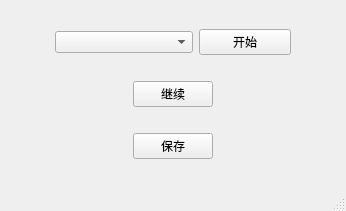
<?xml version="1.0" encoding="UTF-8"?>
<ui version="4.0">
 <class>MainWindow</class>
 <widget class="QMainWindow" name="MainWindow">
  <property name="geometry">
   <rect>
    <x>0</x>
    <y>0</y>
    <width>346</width>
    <height>211</height>
   </rect>
  </property>
  <property name="windowTitle">
   <string>MainWindow</string>
  </property>
  <widget class="QWidget" name="centralwidget">
   <layout class="QVBoxLayout" name="verticalLayout">
    <item>
     <layout class="QHBoxLayout" name="horizontalLayout" stretch="1,3,2,1">
      <item>
       <spacer name="horizontalSpacer_5">
        <property name="orientation">
         <enum>Qt::Horizontal</enum>
        </property>
        <property name="sizeHint" stdset="0">
         <size>
          <width>40</width>
          <height>20</height>
         </size>
        </property>
       </spacer>
      </item>
      <item>
       <widget class="QComboBox" name="comboBox"/>
      </item>
      <item>
       <widget class="QPushButton" name="pushButton">
        <property name="text">
         <string>开始</string>
        </property>
       </widget>
      </item>
      <item>
       <spacer name="horizontalSpacer_6">
        <property name="orientation">
         <enum>Qt::Horizontal</enum>
        </property>
        <property name="sizeHint" stdset="0">
         <size>
          <width>40</width>
          <height>20</height>
         </size>
        </property>
       </spacer>
      </item>
     </layout>
    </item>
    <item>
     <layout class="QHBoxLayout" name="horizontalLayout_2" stretch="1,0,1">
      <item>
       <spacer name="horizontalSpacer">
        <property name="orientation">
         <enum>Qt::Horizontal</enum>
        </property>
        <property name="sizeHint" stdset="0">
         <size>
          <width>40</width>
          <height>20</height>
         </size>
        </property>
       </spacer>
      </item>
      <item>
       <widget class="QPushButton" name="pushButton_next">
        <property name="text">
         <string>继续</string>
        </property>
       </widget>
      </item>
      <item>
       <spacer name="horizontalSpacer_2">
        <property name="orientation">
         <enum>Qt::Horizontal</enum>
        </property>
        <property name="sizeHint" stdset="0">
         <size>
          <width>40</width>
          <height>20</height>
         </size>
        </property>
       </spacer>
      </item>
     </layout>
    </item>
    <item>
     <layout class="QHBoxLayout" name="horizontalLayout_3" stretch="1,0,1">
      <item>
       <spacer name="horizontalSpacer_3">
        <property name="orientation">
         <enum>Qt::Horizontal</enum>
        </property>
        <property name="sizeHint" stdset="0">
         <size>
          <width>40</width>
          <height>20</height>
         </size>
        </property>
       </spacer>
      </item>
      <item>
       <widget class="QPushButton" name="pushButton_save">
        <property name="text">
         <string>保存</string>
        </property>
       </widget>
      </item>
      <item>
       <spacer name="horizontalSpacer_4">
        <property name="orientation">
         <enum>Qt::Horizontal</enum>
        </property>
        <property name="sizeHint" stdset="0">
         <size>
          <width>40</width>
          <height>20</height>
         </size>
        </property>
       </spacer>
      </item>
     </layout>
    </item>
   </layout>
  </widget>
  <widget class="QMenuBar" name="menubar">
   <property name="geometry">
    <rect>
     <x>0</x>
     <y>0</y>
     <width>346</width>
     <height>23</height>
    </rect>
   </property>
  </widget>
  <widget class="QStatusBar" name="statusbar"/>
 </widget>
 <resources/>
 <connections/>
</ui>
